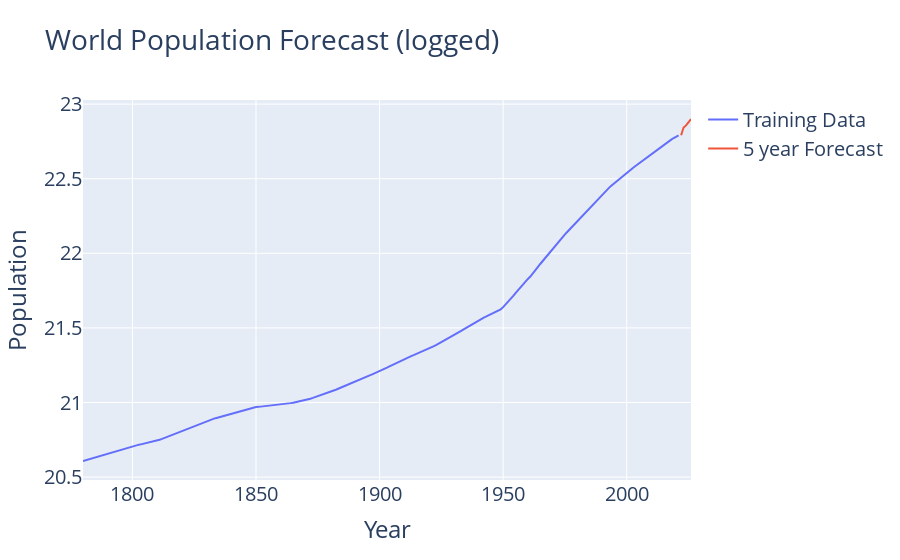

This figure's notebook cell:
### Code cell
import plotly.graph_objects as go

trace1 = go.Scatter(
    x=df_worldpop['Year'],
    y=df_worldpop['Population logged'],
    mode='lines',
    name='Training Data'
)

trace2 = go.Scatter(
    x=forecast_dates,
    y=forecast,
    mode='lines',
    name='5 year Forecast'
)

layout = go.Layout(
    title="World Population Forecast (logged)",
    font=dict(size=20),
    xaxis={'title': "Year"},
    yaxis={'title': "Population"}
)

fig = go.Figure(data=[trace1, trace2], layout=layout)
fig.show()

### Figure 1 — Plotly figure (JSON) as saved in the notebook; plotly's stock layout.template omitted (floating-point values rounded to 4 significant figures; data arrays with more than 128 entries replaced by an {"elided": "..."} marker saying what was removed)
{"data": [{"mode": "lines", "name": "Training Data", "type": "scatter", "x": {"elided": "223 int values"}, "y": {"elided": "223 float values"}}, {"mode": "lines", "name": "5 year Forecast", "type": "scatter", "x": [2022, 2023, 2024, 2025, 2026], "y": [22.79, 22.84, 22.86, 22.88, 22.9, 22.93]}], "layout": {"font": {"size": 20}, "title": {"text": "World Population Forecast (logged)"}, "xaxis": {"title": {"text": "Year"}}, "yaxis": {"title": {"text": "Population"}}}}
